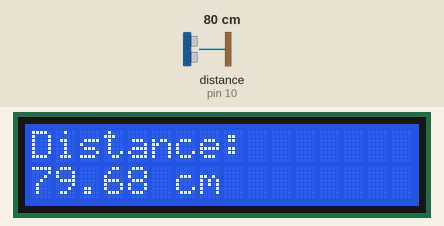
This sketch was run on a simulated Arduino Uno, built with avr-gcc and run on an emulated ATmega328P. Parts: 16×2 character LCD. Wiring (inferred from the names in the program): ultrasonic range finder: trigger pin 9; echo pin 10. The inputs (shaded band) are chosen by the test bench; at power-on: distance to the obstacle (sensor on pin 10) 80 cm. The echo pulse lasts 58.3 µs per cm; what the sketch prints to the serial monitor is not drawn.

Above: at 3.2 s.
3.3 s: distance to the obstacle (sensor on pin 10) set to 2 cm
At 5.5 s:
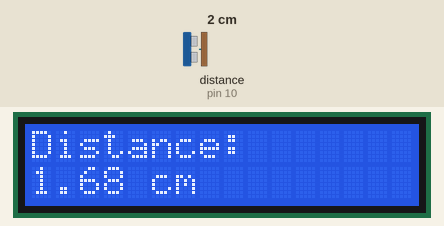
5.7 s: distance to the obstacle (sensor on pin 10) set to 4 cm
At 6.7 s:
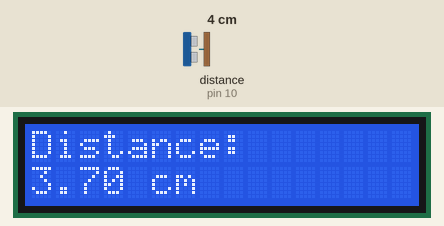
7.2 s: distance to the obstacle (sensor on pin 10) set to 35 cm
At 10.4 s:
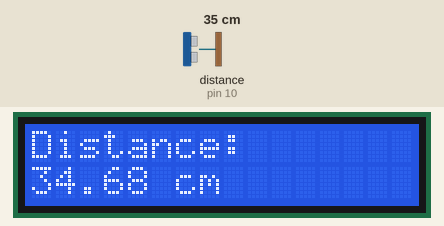
Timing chart, 0 to 11.9 s (numbered marks = the images above; inputs shaded):
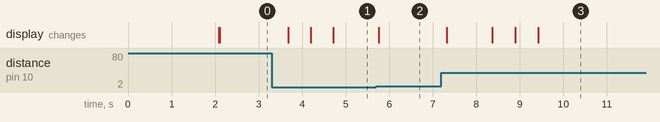

Measured:
- after the input at 3.3 s, the display: changes after 0.38 s (image 1)
- after the input at 5.7 s, the display: changes after 0.06 s (image 2)
- after the input at 7.2 s, the display: first changes after 0.13 s (image 3 shows a later state)

The sketch:

DistanceMeasurementSystem.ino
```cpp
#include <Wire.h>
#include <LiquidCrystal_I2C.h>

// Initialize LCD (I2C Address 0x27, 16 columns, 2 rows)
LiquidCrystal_I2C lcd(0x27, 16, 2);

// HC-SR04 Pins
const int trigPin = 9;
const int echoPin = 10;

long duration;
float distance;

void setup() {
  pinMode(trigPin, OUTPUT);
  pinMode(echoPin, INPUT);

  lcd.init();
  lcd.backlight();

  lcd.setCursor(0, 0);
  lcd.print("Distance Meter");
  delay(2000);
  lcd.clear();

  Serial.begin(9600);
}

void loop() {

  // Clear Trigger
  digitalWrite(trigPin, LOW);
  delayMicroseconds(2);

  // Send Trigger Pulse
  digitalWrite(trigPin, HIGH);
  delayMicroseconds(10);
  digitalWrite(trigPin, LOW);

  // Read Echo Pulse
  duration = pulseIn(echoPin, HIGH);

  // Calculate Distance (cm)
  distance = duration * 0.0343 / 2;

  // Display on LCD
  lcd.setCursor(0, 0);
  lcd.print("Distance:");

  lcd.setCursor(0, 1);
  lcd.print(distance, 2);
  lcd.print(" cm   ");

  // Print to Serial Monitor
  Serial.print("Distance: ");
  Serial.print(distance);
  Serial.println(" cm");

  delay(500);
}
```
